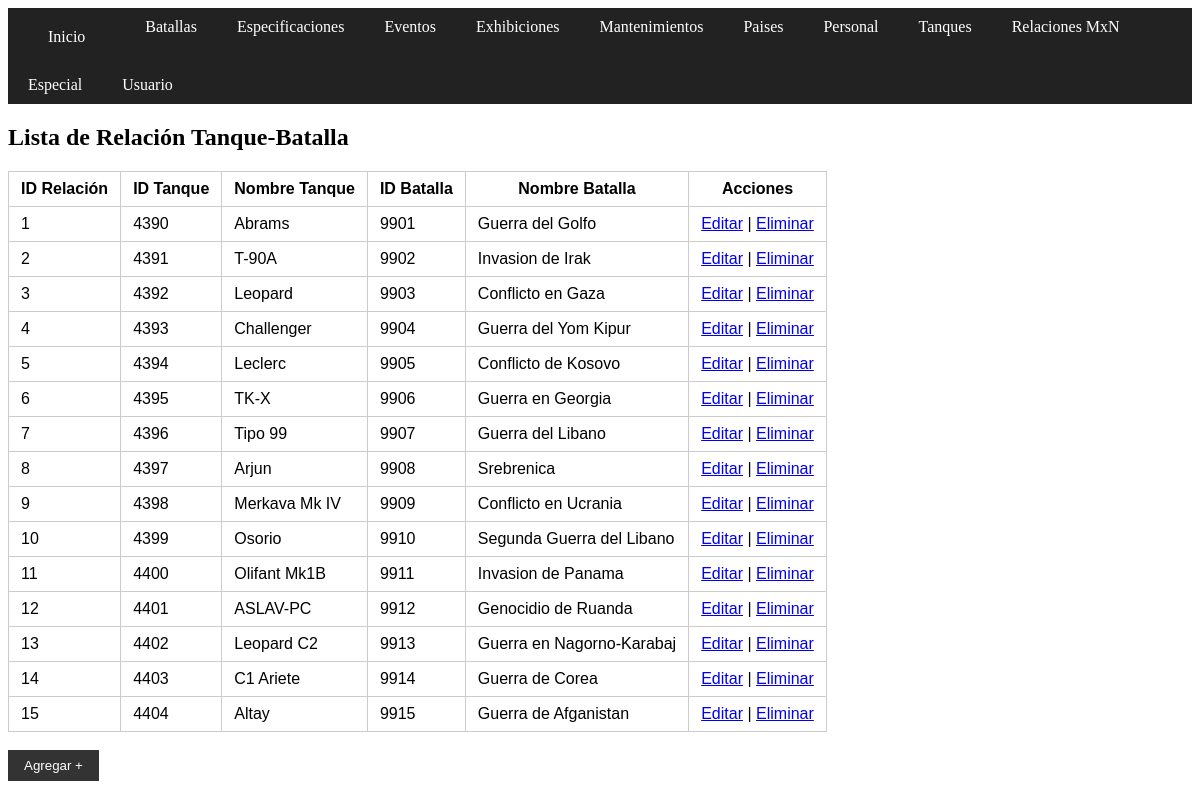
Page /tanques_batallas/read.php on the earlier database version.
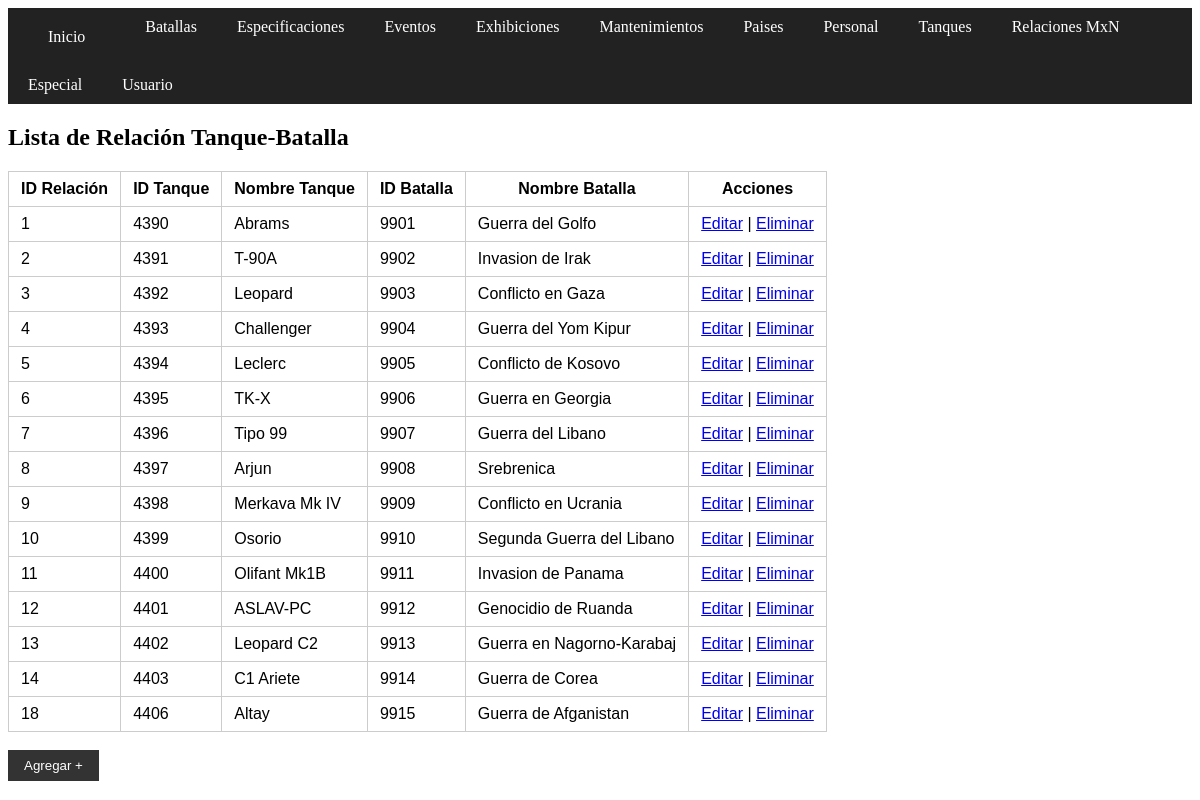
Same page on the later database version.
### tables this page shows
CREATE TABLE `tanques_batallas` (
  `id_TB` int(11) NOT NULL AUTO_INCREMENT,
  `id_tanque` int(11) DEFAULT NULL,
  `id_batalla` int(11) DEFAULT NULL,
  PRIMARY KEY (`id_TB`),
  KEY `id_batalla` (`id_batalla`),
  KEY `tanques_batallas_ibfk_1` (`id_tanque`),
  CONSTRAINT `tanques_batallas_ibfk_1` FOREIGN KEY (`id_tanque`) REFERENCES `tanques` (`id_tanque`),
  CONSTRAINT `tanques_batallas_ibfk_2` FOREIGN KEY (`id_batalla`) REFERENCES `batallas` (`id_batalla`)
);

CREATE TABLE `tanques` (
  `id_tanque` int(11) NOT NULL AUTO_INCREMENT,
  `modelo` text DEFAULT NULL,
  `nombre_tanque` text DEFAULT NULL,
  `tipo_tanque` text DEFAULT NULL,
  `anio_fabricacion` int(11) DEFAULT NULL,
  `id_pais` int(11) DEFAULT NULL,
  PRIMARY KEY (`id_tanque`),
  KEY `tanques_ibfk_1` (`id_pais`),
  CONSTRAINT `tanques_ibfk_1` FOREIGN KEY (`id_pais`) REFERENCES `paises` (`id_pais`)
);

CREATE TABLE `batallas` (
  `id_batalla` int(11) NOT NULL AUTO_INCREMENT,
  `fecha` date DEFAULT NULL,
  `nombre_batalla` varchar(100) DEFAULT NULL,
  `lugar_batalla` varchar(100) DEFAULT NULL,
  `descripcion_batalla` varchar(50) DEFAULT NULL,
  PRIMARY KEY (`id_batalla`)
);

### tanques_batallas/read.php (the view, shortened to what this page needs)
<?php
include_once "../config.php";
$sql = "SELECT * FROM tanques_batallas tb JOIN tanques t ON tb.id_tanque = t.id_tanque JOIN batallas b ON tb.id_batalla = b.id_batalla ORDER BY id_TB";
$result = $conn->query($sql);
?>
<!DOCTYPE html>
<html>
<head>
    <link rel="stylesheet" href="../estilos.css">
</head>
<body>
<?php include "../menu.php"; ?>
<h2>Lista de Relación Tanque-Batalla</h2>
<table>
    <tr>
        <th>ID Relación</th>
        <th>ID Tanque</th>
        <th>Nombre Tanque</th>
        <th>ID Batalla</th>
        <th>Nombre Batalla</th>
        <th>Acciones</th>
    </tr>
    <?php while($row = $result->fetch_assoc()): ?>
    <tr>
        <td><?= $row['id_TB'] ?></td>
        <td><?= $row['id_tanque'] ?></td>
        <td><?= htmlspecialchars($row['nombre_tanque']) ?></td>
        <td><?= $row['id_batalla'] ?></td>
        <td><?= htmlspecialchars($row['nombre_batalla']) ?></td>
        <td>
            <a href="update.php?id=<?= $row['id_TB'] ?>">Editar</a> |
            <a href="delete.php?id=<?= $row['id_TB'] ?>" onclick="return confirm('¿Seguro que deseas borrar esta relación?')">Eliminar</a>
        </td>
    </tr>
    <?php endwhile; ?>
</table> <br>
<form><input type="submit" value="Agregar +" formaction="create.php"></form>
</body>
</html>

Differences in the rows shown:
removed tanques_batallas: id_TB "15", id_tanque.id_tanque "4404", id_tanque.nombre_tanque "Altay", id_batalla.id_batalla "9915", id_batalla.nombre_batalla "Guerra de Afganistan"
added tanques_batallas: id_TB "18", id_tanque.id_tanque "4406", id_tanque.nombre_tanque "Altay", id_batalla.id_batalla "9915", id_batalla.nombre_batalla "Guerra de Afganistan"
